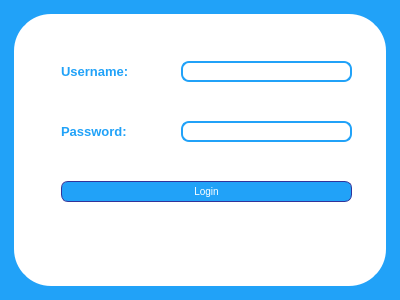
<?xml version="1.0" encoding="UTF-8"?>
<ui version="4.0">
 <class>Login</class>
 <widget class="QDialog" name="Login">
  <property name="geometry">
   <rect>
    <x>0</x>
    <y>0</y>
    <width>400</width>
    <height>300</height>
   </rect>
  </property>
  <property name="windowTitle">
   <string>Dialog</string>
  </property>
  <property name="styleSheet">
   <string notr="true">#Login{
background:  rgb(33, 162, 248);;
}

#frame {
border: 3px solid  rgb(33, 162, 248);
border-radius: 40px;
background: white;
}

QLineEdit {
padding: 1px;
border-style: solid;
border: 2px solid  rgb(33, 162, 248);
border-radius: 8px;
}

QPushButton {
color: white;
background-color:  rgb(33, 162, 248);
border-width: 1px;
border-color: #339;
border-style: solid;
border-radius: 7;
padding: 3px;
font-size: 10px;
padding-left: 5px;
padding-right: 5px;
width: 100px;
min-height: 13px;
max-height: 13px;
}

</string>
  </property>
  <layout class="QGridLayout" name="gridLayout">
   <item row="0" column="0">
    <widget class="QFrame" name="frame">
     <property name="frameShape">
      <enum>QFrame::StyledPanel</enum>
     </property>
     <property name="frameShadow">
      <enum>QFrame::Raised</enum>
     </property>
     <widget class="QLineEdit" name="lineEdit">
      <property name="geometry">
       <rect>
        <x>170</x>
        <y>50</y>
        <width>171</width>
        <height>21</height>
       </rect>
      </property>
     </widget>
     <widget class="QLineEdit" name="lineEdit_2">
      <property name="geometry">
       <rect>
        <x>170</x>
        <y>110</y>
        <width>171</width>
        <height>21</height>
       </rect>
      </property>
      <property name="contextMenuPolicy">
       <enum>Qt::DefaultContextMenu</enum>
      </property>
      <property name="inputMethodHints">
       <set>Qt::ImhHiddenText|Qt::ImhMultiLine|Qt::ImhNoAutoUppercase|Qt::ImhNoPredictiveText|Qt::ImhSensitiveData</set>
      </property>
      <property name="echoMode">
       <enum>QLineEdit::Password</enum>
      </property>
     </widget>
     <widget class="QLabel" name="label">
      <property name="geometry">
       <rect>
        <x>50</x>
        <y>50</y>
        <width>71</width>
        <height>21</height>
       </rect>
      </property>
      <property name="font">
       <font>
        <pointsize>10</pointsize>
        <weight>75</weight>
        <bold>true</bold>
       </font>
      </property>
      <property name="styleSheet">
       <string notr="true">QLabel{
color:rgb(33, 162, 248)
}
</string>
      </property>
      <property name="text">
       <string>Username:</string>
      </property>
     </widget>
     <widget class="QLabel" name="label_2">
      <property name="geometry">
       <rect>
        <x>50</x>
        <y>110</y>
        <width>71</width>
        <height>21</height>
       </rect>
      </property>
      <property name="font">
       <font>
        <pointsize>10</pointsize>
        <weight>75</weight>
        <bold>true</bold>
       </font>
      </property>
      <property name="styleSheet">
       <string notr="true">QLabel{
color:rgb(33, 162, 248)
}
</string>
      </property>
      <property name="text">
       <string>Password:</string>
      </property>
     </widget>
     <widget class="QPushButton" name="pushButton">
      <property name="geometry">
       <rect>
        <x>50</x>
        <y>170</y>
        <width>291</width>
        <height>21</height>
       </rect>
      </property>
      <property name="styleSheet">
       <string notr="true"/>
      </property>
      <property name="text">
       <string>Login</string>
      </property>
     </widget>
    </widget>
   </item>
  </layout>
 </widget>
 <resources/>
 <connections/>
</ui>
